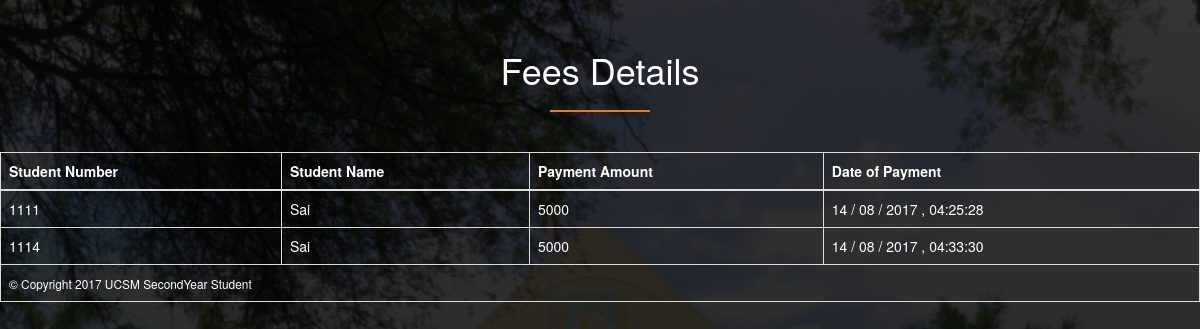
Page /admin/viewfee.php on the committed database.
### tables this page shows
CREATE TABLE `student` (
  `studno` varchar(45) NOT NULL,
  `name` varchar(45) NOT NULL,
  `fathername` varchar(45) DEFAULT NULL,
  `courseyr` varchar(45) DEFAULT NULL,
  `academicyr` varchar(45) DEFAULT NULL,
  `address` varchar(45) DEFAULT NULL,
  `phno` varchar(45) DEFAULT NULL,
  `email` varchar(45) DEFAULT NULL,
  `balance` varchar(45) DEFAULT NULL,
  `stay` varchar(10) NOT NULL,
  `password` varchar(30) NOT NULL,
  `proposted` varchar(10) DEFAULT NULL,
  `allocate` varchar(10) NOT NULL
);

CREATE TABLE `fee` (
  `studno` varchar(45) DEFAULT NULL,
  `amount` varchar(45) DEFAULT NULL,
  `date` varchar(45) DEFAULT NULL
);

### admin/viewfee.php (the view, shortened to what this page needs)
<!DOCTYPE html>
<html>
<head>
	 <link rel="stylesheet" type="text/css" href="../stylecss/viewfeeStyle.css">
	<link rel="stylesheet" type="text/css" href="../bootstrap-3.3.7-dist/css/bootstrap-theme.min.css">
    <link rel="stylesheet" type="text/css" href="../bootstrap-3.3.7-dist/css/bootstrap.min.css">
    <link rel="stylesheet" type="text/css" href="../font-awesome-4.7.0/css/font-awesome.min.css">
</head>
<body>
    <h1 class="text-center">Fees Details </h1>
     <div class="table-responsive">
         <table border="1" class="table table-bordered table-hover ">
          <thead>
             <tr>
                 <th>Student Number</th>
                 <th>Student Name</th>
                 <th>Payment Amount</th>
                 <th>Date of Payment</th>
               </tr>
          </thead>
           <tbody>
              <?php
              include("confs/config.php");
              $results = mysqli_query($conn, "SELECT student.studno, student.name, fee.amount, fee.date from student , fee where student.studno = fee.studno");
              while ($row = mysqli_fetch_array($results)) {
              ?>
                <tr class="tablerow">
                 <td><?php echo $row['studno']?></td>
                 <td><?php echo $row['name']?></td>
                 <td><?php echo $row['amount']?></td>
                 <td><?php echo $row['date']?></td>
               </tr>
               <?php
              }
              ?>
           </tbody>
           <tfoot>
               <td colspan="8"><small>&copy; Copyright 2017 UCSM SecondYear Student</small></td>
           </tfoot>
         </table>
         </div>
</body>
</html>

### stylecss/viewfeeStyle.css (style rules this page uses)
* { margin: 0; padding: 0; }
body { font-family: tarhoma; background-image: linear-gradient(rgba(0,0,0,0.8),rgba(0,0,0,0.85)), url(../images/schoolbg.png); background-position: center; background-repeat: no-repeat; background-attachment: fixed; background-size: cover; }
h1 { color: #FFFFFF; }
.text-center { margin-top: 50px; color: #FFFFFF; }
h1:after { width: 100px; height: 2px; background-color: #e67e22; display: block; content: " "; margin: 0 auto; margin-top: 20px; margin-bottom: 40px; }
.table { color: #FFFFFF; }

### rows in the picture
student: studno "1111", name "Sai", fee.amount "5000", fee.date "14 / 08 / 2017 , 04:25:28"
student: studno "1114", name "Sai", fee.amount "5000", fee.date "14 / 08 / 2017 , 04:33:30"
